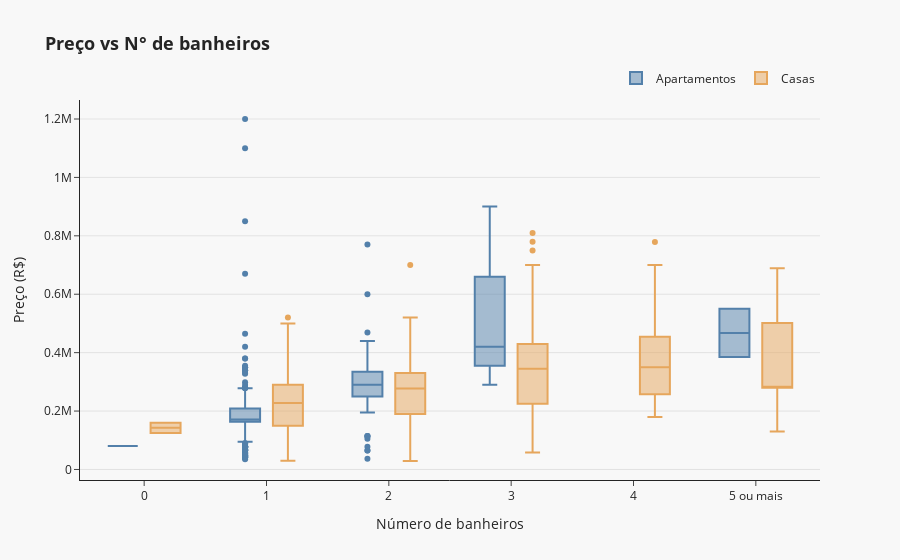

Notebook code for this chart:
### Code cell
title = '<b>Preço vs N° de banheiros</b>'

list_order = [0, 1, 2, 3, 4, '5 ou mais']

fig = px.box(df, x = 'n_bathrooms', y = 'house_price', title = title, color = 'house_category', 
             category_orders={'n_bathrooms': list_order}, labels = {'house_category': ""}, 
             color_discrete_sequence=['#5380aa', '#E6A65C'])


fig.update_layout(
    title = title,
    titlefont = {'size': 18},
    template = 'simple_white',
    paper_bgcolor = '#f8f8f8',
    plot_bgcolor = '#f8f8f8',
    legend=dict(
            orientation="h",
            yanchor="bottom",
            y=1.02,
            xanchor="right",
            x=1)
)

fig.update_yaxes(
    showgrid = True,
    gridcolor = '#c1c1c1',
    gridwidth = .4
)

fig['layout']['xaxis']['title'] = 'Número de banheiros'
fig['layout']['yaxis']['title'] = 'Preço (R$)'

fig.show()

### Figure 1 — Plotly figure (JSON) as saved in the notebook; plotly's stock layout.template omitted (floating-point values rounded to 4 significant figures; data arrays with more than 128 entries replaced by an {"elided": "..."} marker saying what was removed)
{"data": [{"alignmentgroup": "True", "hovertemplate": "=Apartamentos<br>n_bathrooms=%{x}<br>house_price=%{y}<extra></extra>", "legendgroup": "Apartamentos", "marker": {"color": "#5380aa"}, "name": "Apartamentos", "notched": false, "offsetgroup": "Apartamentos", "orientation": "v", "showlegend": true, "type": "box", "x": {"elided": "853 str values"}, "x0": " ", "xaxis": "x", "y": {"elided": "853 int values"}, "y0": " ", "yaxis": "y"}, {"alignmentgroup": "True", "hovertemplate": "=Casas<br>n_bathrooms=%{x}<br>house_price=%{y}<extra></extra>", "legendgroup": "Casas", "marker": {"color": "#E6A65C"}, "name": "Casas", "notched": false, "offsetgroup": "Casas", "orientation": "v", "showlegend": true, "type": "box", "x": {"elided": "572 str values"}, "x0": " ", "xaxis": "x", "y": {"elided": "572 int values"}, "y0": " ", "yaxis": "y"}], "layout": {"boxmode": "group", "legend": {"orientation": "h", "title": {"text": ""}, "tracegroupgap": 0, "x": 1, "xanchor": "right", "y": 1.02, "yanchor": "bottom"}, "paper_bgcolor": "#f8f8f8", "plot_bgcolor": "#f8f8f8", "title": {"font": {"size": 18}, "text": "<b>Preço vs N° de banheiros</b>"}, "xaxis": {"anchor": "y", "categoryarray": [0, 1, 2, 3, 4, "5 ou mais"], "categoryorder": "array", "domain": [0, 1], "title": {"text": "Número de banheiros"}}, "yaxis": {"anchor": "x", "domain": [0, 1], "gridcolor": "#c1c1c1", "gridwidth": 0.4, "showgrid": true, "title": {"text": "Preço (R$)"}}}}
